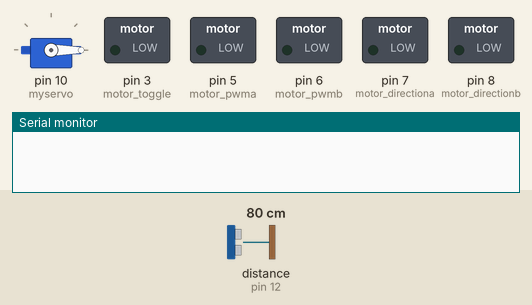
Bench run of a sketch on a simulated Arduino Uno, built with avr-gcc and run on an emulated ATmega328P. Shown: servo, switched loads named in the sketch (green lamp = pin HIGH), the last lines printed to the serial monitor. Wiring (inferred from the names in the program): ultrasonic range finder: trigger pin 13; echo pin 12. The test bench sets the inputs (shaded band); at power-on: distance to the obstacle (sensor on pin 12) 80 cm. The echo pulse lasts 58.3 µs per cm; pins used as bus, display or sensor lines are not drawn.

Above: at 1.55 s.
At 4.3 s:
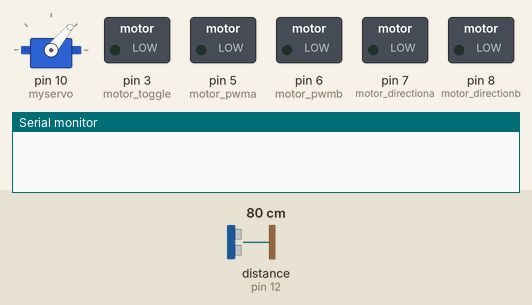
At 7.1 s:
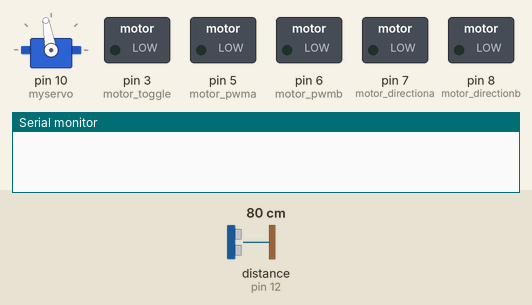
At 12.65 s:
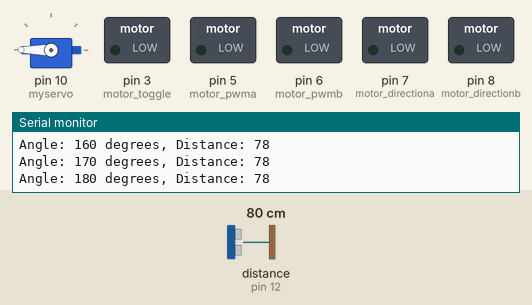
Timing chart, 0 to 16.0 s (numbered marks = the images above):
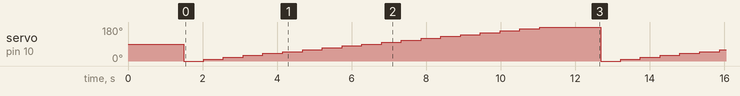

Measured:
- by itself, servo on pin 10 (myservo): repeats every 11.2 s: 10° 0.53 s, 20° 0.53 s, 30° 0.53 s, 40° 0.53 s, 50° 0.53 s, 60° 0.53 s, 70° 0.53 s, 80° 0.53 s, 90° 0.53 s, 100° 0.53 s, 110° 0.53 s, 120° 0.53 s, 130° 0.53 s, 140° 0.53 s, 150° 0.53 s, 160° 0.53 s, 170° 0.53 s, 180° 1.6 s, 0° 0.53 s

The sketch:

Ultrasonic.ino
```cpp
//MEC830 F2023 Project 1 - Using Ultrasonic Sensor Method
// Matthew Chu (500948484)

#include <PID_v1.h> // PID Control Library
#include "SR04.h" // Ultrasonic Distance Sensor Control Library
#include <Servo.h>

#define motor_pwma 5
#define motor_pwmb 6
#define motor_directionb 8
#define motor_directiona 7
#define motor_toggle 3
#define speed_Max 255
#define trig 13
#define echo 12

Servo myservo;

// create right and left ultrasonic sensor objects
SR04 sr04 = SR04(echo,trig);
double distance;
const int numAngles = 19;
const int targetAngle = 90;
int i=0;
int distanceArray[numAngles];

void sweepAndStoreData() {
  for (int i = 0; i < numAngles; i++) {
    int angle = i * 10;
    myservo.write(angle);
    delay(500); // Adjust the delay as needed

    // Replace the following line with your distance measurement code
    // For demonstration purposes, a random distance value is generated
    int distance = sr04.Distance();
    distanceArray[i] = distance;
  }
}

int findClosestTarget() {
  int minDistance = distanceArray[0];
  int closestAngle = 0;

  for (int i = 1; i < numAngles; i++) {
    if (distanceArray[i] < minDistance) {
      minDistance = distanceArray[i];
      closestAngle = i * 10;
    }
  }
  return closestAngle;
}


void printDistanceData() {
  Serial.println("Distance data:");
  for (int i = 0; i < numAngles; i++) {
    Serial.print("Angle: ");
    Serial.print(i * 10);
    Serial.print(" degrees, Distance: ");
    Serial.println(distanceArray[i]);
  }
  Serial.println();
}


// initialize I/O pins and begin serial comm.
void setup() {
  myservo.write(90);
  delay(500);
  myservo.attach(10);
  pinMode(motor_pwma, OUTPUT);
  pinMode(motor_pwmb, OUTPUT);
  pinMode(motor_directiona, OUTPUT);
  pinMode(motor_directionb, OUTPUT);
  pinMode(motor_toggle, OUTPUT);
  pinMode(trig, OUTPUT);
  pinMode(echo, INPUT);
  delay(1000);
  Serial.begin(9600);
}

void loop() {
  // Sweep the servo and store distance values
  sweepAndStoreData();

  // Find the closest target angle
  int closestAngle = findClosestTarget();

  // Orient the robot towards the closest target using PWM control
  //orientRobot(closestAngle);

  // Print the distance data
  printDistanceData();

  // Delay for a moment before the next iteration
  delay(500);
}

/*
  distance = sr04.Distance();
  // serial print sensor measurements and PID output for debugging
  Serial.print("distance: ");
  Serial.println(distance);
  delay(200);

  while (i < 3) {

  myservo.write(0);
  //spin CCW
  digitalWrite(motor_toggle, HIGH);
  digitalWrite(motor_directiona,HIGH);
  digitalWrite(motor_directionb, LOW);
  analogWrite(motor_pwma, 50);
  analogWrite(motor_pwmb, 50);
  delay(500);
  digitalWrite(motor_toggle, LOW);
  delay(2000);

  //spin CW
  digitalWrite(motor_toggle, HIGH);
  digitalWrite(motor_directiona, LOW);
  digitalWrite(motor_directionb, HIGH);
  analogWrite(motor_pwma, 50);
  analogWrite(motor_pwmb, 50);
  delay(500);
  digitalWrite(motor_toggle, LOW);
  delay(2000);

  //forward
  digitalWrite(motor_toggle, HIGH);
  digitalWrite(motor_directiona, HIGH);
  digitalWrite(motor_directionb, HIGH);
  analogWrite(motor_pwma, 50);
  analogWrite(motor_pwmb, 50);
  delay(500);
  digitalWrite(motor_toggle, LOW);
  delay(2000);

  //reverse
  digitalWrite(motor_toggle, HIGH);
  digitalWrite(motor_directiona, LOW);
  digitalWrite(motor_directionb, LOW);
  analogWrite(motor_pwma, 50);
  analogWrite(motor_pwmb, 50);
  delay(500);
  digitalWrite(motor_toggle, LOW);
  delay(2000);
  i++;

  }*/
```

SR04.cpp
```cpp
#include "SR04.h"

SR04::SR04(int echoPin, int triggerPin) {
    _echoPin = echoPin;
    _triggerPin = triggerPin;
    pinMode(_echoPin, INPUT);
    pinMode(_triggerPin, OUTPUT);
    _autoMode = false;
    _distance = 999;
}


long SR04::Distance() {
    long d = 0;
    _duration = 0;
    digitalWrite(_triggerPin, LOW);
    delayMicroseconds(2);
    digitalWrite(_triggerPin, HIGH);
    delayMicroseconds(10);
    digitalWrite(_triggerPin, LOW);
    delayMicroseconds(2);
    _duration = pulseIn(_echoPin, HIGH, PULSE_TIMEOUT);
    d = MicrosecondsToCentimeter(_duration);
    delay(25);
    return d;
}

long SR04::DistanceAvg(int wait, int count) {
    long min, max, avg, d;
    min = 999;
    max = 0;
    avg = d = 0;

    if (wait < 25) {
        wait = 25;
    }

    if (count < 1) {
        count = 1;
    }

    for (int x = 0; x < count + 2; x++) {
        d = Distance();

        if (d < min) {
            min = d;
        }

        if (d > max) {
            max = d;
        }

        avg += d;
    }

    // substract highest and lowest value
    avg -= (max + min);
    // calculate average
    avg /= count;
    return avg;
}

void SR04::Ping() {
    _distance = Distance();
}

long SR04::getDistance() {
    return _distance;
}

long SR04::MicrosecondsToCentimeter(long duration) {
    long d = (duration * 100) / 5882;
    //d = (d == 0)?999:d;
    return d;
}
```

SR04.h
```cpp
#ifndef SR04_H
#define SR04_H

#if defined(ARDUINO) && ARDUINO >= 100
	#include "Arduino.h"
#else
	#include "WProgram.h"
#endif
//#include "pins_arduino.h"

#include <inttypes.h>

#define PULSE_TIMEOUT 150000L	// 100ms
#define DEFAULT_DELAY 10
#define DEFAULT_PINGS 5
class SR04 {
public:

	/**
	* Constructor
	* Ultrasonic sensor SR04, four connections pins
	* VCC, ECHO, TRIGGER, GND
	* <br>
	* \param echoPin digital INPUT-Pin for measuring distance
	* \param triggerPin if 10us high a trigger signal is generated from
	*					SR04
	*
	* \return void
	*/
	SR04(int echoPin, int triggerPin);

	/**
	* Do a measurment for this sensor. Return distance as long
	* in centimenter
	* \return long distance in centimeter
	*/
	long Distance();

	/**
	* Do count measurents and calculate the average.
	* To avoid defilement from ow/high peaks, min/max values
	* are substracted from the average
	*
	* \param wait delay between measurements, default = DEFAULT_DELAY/ms
	* \param count number of measurements, default DEFAULT_PINGS
	* \return long distance in centimeter
	**/
	long DistanceAvg(int wait=DEFAULT_DELAY, int count=DEFAULT_PINGS);

	/**
	* Do only a ping. Get result with methode getDistance()
	*
	* \param keine
	*/
	void Ping() ;

	/**
	* return latest distance. Methode Ping() should be called before
	* \param keine
	* \return Distanz in Zentimeter
	*/
	long getDistance();


private:
	/**
	* Do the measurement calculation and return result in centimeter
	* SR04 measure echo time to obstacle and return way.
	* <br>
	* Sound travels with 340m/sec
	* <br>
	* Example: Obstace 100cm away from SR04. Measure time is 100cm to
	* obstacle and 100cm return = 200cm
	* <br>
	* 1sec = 1000ms = 1.000.000uS
	* 1.000.000 / 340 = Distance in microseconds for 100cm
	* 2941uS fuer 100cm = 5882 uS fuer 200cm
	*
	* duration / 5882 * 100 = distance in cm
	*/
	long MicrosecondsToCentimeter(long duration);

	long _currentDistance;
	int _echoPin, _triggerPin;
	long _duration, _distance;
	bool _autoMode;
};
#endif
```
